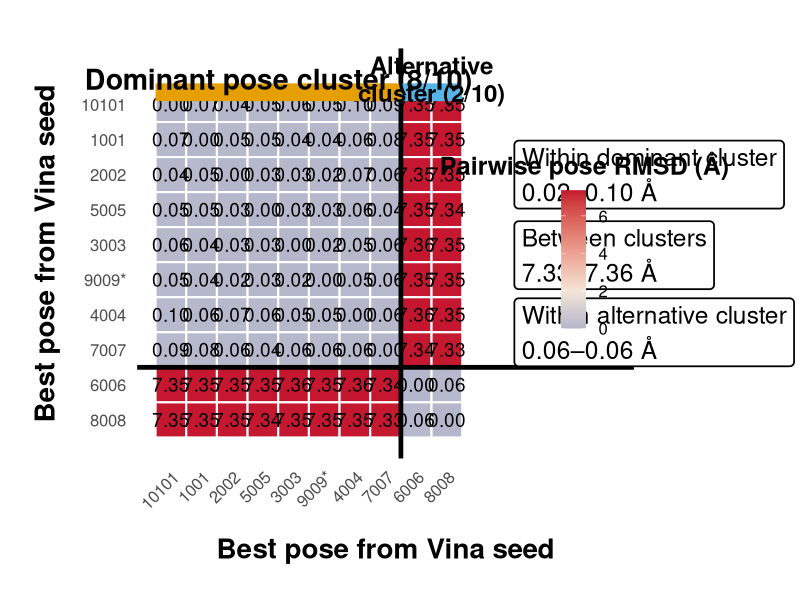

Here is the R script that generated this plot:
library(ggplot2)
library(dplyr)
library(tidyr)
library(grid)

# =========================
# INPUT MATRIX
# =========================
seed_order <- c("10101","1001","2002","5005","3003","9009*","4004","7007","6006","8008")

mat <- matrix(c(
  0.00,0.07,0.04,0.05,0.06,0.05,0.10,0.09,7.35,7.35,
  0.07,0.00,0.05,0.05,0.04,0.04,0.06,0.08,7.35,7.35,
  0.04,0.05,0.00,0.03,0.03,0.02,0.07,0.06,7.35,7.35,
  0.05,0.05,0.03,0.00,0.03,0.03,0.06,0.04,7.35,7.34,
  0.06,0.04,0.03,0.03,0.00,0.02,0.05,0.06,7.36,7.35,
  0.05,0.04,0.02,0.03,0.02,0.00,0.05,0.06,7.35,7.35,
  0.10,0.06,0.07,0.06,0.05,0.05,0.00,0.06,7.36,7.35,
  0.09,0.08,0.06,0.04,0.06,0.06,0.06,0.00,7.34,7.33,
  7.35,7.35,7.35,7.35,7.36,7.35,7.36,7.34,0.00,0.06,
  7.35,7.35,7.35,7.34,7.35,7.35,7.35,7.33,0.06,0.00
), nrow = 10, byrow = TRUE)

rownames(mat) <- seed_order
colnames(mat) <- seed_order

df <- as.data.frame(mat)
df$RowSeed <- factor(rownames(df), levels = rev(seed_order))

df_long <- df %>%
  pivot_longer(-RowSeed, names_to = "ColSeed", values_to = "RMSD") %>%
  mutate(
    ColSeed = factor(ColSeed, levels = seed_order),
    RowNum = as.numeric(RowSeed),
    ColNum = as.numeric(ColSeed)
  )

# Convert to plotting positions
df_long$RowPlot <- factor(df_long$RowSeed, levels = rev(seed_order))
df_long$ColPlot <- factor(df_long$ColSeed, levels = seed_order)

# =========================
# BASIC NUMBERS
# =========================
n_total <- 10
n_dom <- 8
n_alt <- 2

# Centers of top labels
dom_center <- (1 + n_dom) / 2        # 4.5
alt_center <- (n_dom + 1 + n_total) / 2   # 9.5

# Top annotation positions
bar_y <- 10.35
text_y <- 10.72

# =========================
# PLOT
# =========================
p <- ggplot(df_long, aes(x = ColPlot, y = RowPlot, fill = RMSD)) +
  geom_tile(color = "white", linewidth = 0.7) +
  geom_text(aes(label = sprintf("%.2f", RMSD)), size = 4.8) +

  scale_fill_gradient2(
    low = "#2E6EB5",
    mid = "#F4E6D7",
    high = "#C5162F",
    midpoint = 2,
    name = "Pairwise pose RMSD (Å)"
  ) +

  # Thick black separator lines between dominant and alternative clusters
  geom_vline(xintercept = 8.5, linewidth = 1.6, color = "black") +
  geom_hline(yintercept = 2.5, linewidth = 1.6, color = "black") +

  # Top colored bars
  annotate("segment", x = 0.5, xend = 8.5, y = bar_y, yend = bar_y,
           color = "#E69F00", linewidth = 6, lineend = "butt") +
  annotate("segment", x = 8.5, xend = 10.5, y = bar_y, yend = bar_y,
           color = "#56B4E9", linewidth = 6, lineend = "butt") +

  # Top cluster labels - MOVED UPWARD
  annotate("text", x = dom_center, y = text_y,
           label = "Dominant pose cluster (8/10)",
           size = 7.2, fontface = "bold") +
  annotate("text", x = alt_center, y = text_y,
           label = "Alternative\ncluster (2/10)",
           size = 6.1, fontface = "bold", lineheight = 0.95) +

  # Right-side explanatory boxes
  annotate("label", x = 12.2, y = 8.0,
           label = "Within dominant cluster\n0.02–0.10 Å",
           hjust = 0, size = 6.2, label.size = 0.6, fill = "white") +
  annotate("label", x = 12.2, y = 5.7,
           label = "Between clusters\n7.33–7.36 Å",
           hjust = 0, size = 6.2, label.size = 0.6, fill = "white") +
  annotate("label", x = 12.2, y = 3.5,
           label = "Within alternative cluster\n0.06–0.06 Å",
           hjust = 0, size = 6.2, label.size = 0.6, fill = "white") +

  labs(
    x = "Best pose from Vina seed",
    y = "Best pose from Vina seed"
  ) +

  coord_cartesian(
    xlim = c(0.5, 15.5),
    ylim = c(0.5, 11.0),
    clip = "off"
  ) +

  theme_minimal(base_size = 18) +
  theme(
    panel.grid = element_blank(),
    axis.title.x = element_text(
      size = 20, face = "bold",
      hjust = 0.5,                # center the bottom title
      margin = margin(t = 18)     # give it a bit of space from axis text
    ),
    axis.title.y = element_text(
      size = 20, face = "bold",
      margin = margin(r = 14)
    ),
    axis.text.x = element_text(
      size = 12,
      angle = 45, hjust = 1, vjust = 1
    ),
    axis.text.y = element_text(size = 12),
    legend.title = element_text(size = 18, face = "bold"),
    legend.text = element_text(size = 12),
    legend.position = c(0.90, 0.53),
    plot.margin = margin(35, 120, 25, 25)  # extra top and right space
  ) +
  guides(fill = guide_colorbar(
    title.position = "top",
    title.hjust = 0.5,
    barheight = unit(100, "pt"),
    barwidth = unit(18, "pt")
  ))

# Save
ggsave(
  filename = "../results/AK1_panelE_pose_RMSD_heatmap_clean.png",
  plot = p,
  width = 14,
  height = 9,
  dpi = 300,
  bg = "white"
)
